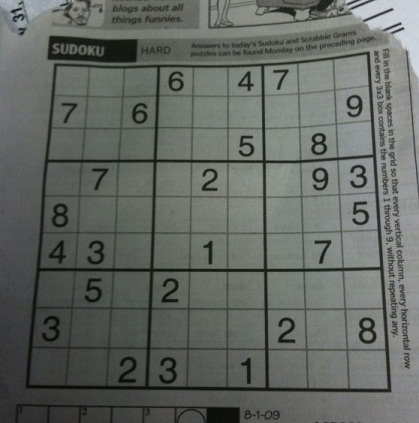
#> input picture image processing/image thresholding/sudoku.jpg, 419 x 423 px
$ jupyter execute --allow-errors code.ipynb
#> lines starting #> are read from the running program, lines starting #| are printed output that depends on the picture; after the words box and inside, x2 and y2 are one past the last pixel; in counts of white or black regions, pixels touching at a corner belong together
[cell 1]
import cv2
import numpy as np
import matplotlib.pyplot as plt

# simple thresholding

[cell 2]
img=cv2.imread("./gradient.png",0)

ret, thresh1=cv2.threshold(img,127,255,cv2.THRESH_BINARY)
ret, thresh2=cv2.threshold(img,127,255,cv2.THRESH_BINARY_INV)
ret, thresh3=cv2.threshold(img,127,255,cv2.THRESH_TRUNC)
ret, thresh4=cv2.threshold(img,127,255,cv2.THRESH_TOZERO)
ret, thresh5=cv2.threshold(img,127,255,cv2.THRESH_TOZERO_INV)


titles=["orignal image", "binary", "Binary inverse","Trunc","ToZero","ToZeroInverse"]
images=[img,thresh1,thresh2,thresh3,thresh4,thresh5]

#> (the rest of this cell did not finish here and is left out)

# adaptive thresholding

[cell 3]
img=cv2.imread("./sudoku.jpg",0)
#> img: shape (423, 419); min 5, max 218, mean 101.9
blur_img=cv2.medianBlur(img,5)
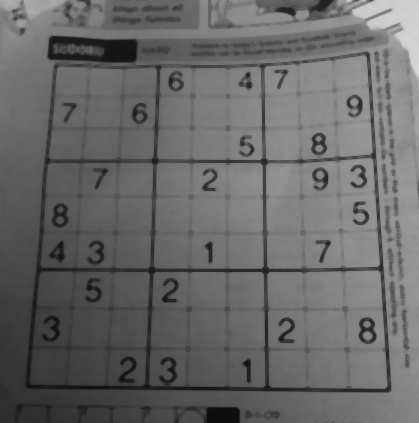
#> blur_img: shape (423, 419); min 12, max 214, mean 103.7

ret,th1=cv2.threshold(img,127,255, cv2.THRESH_BINARY)
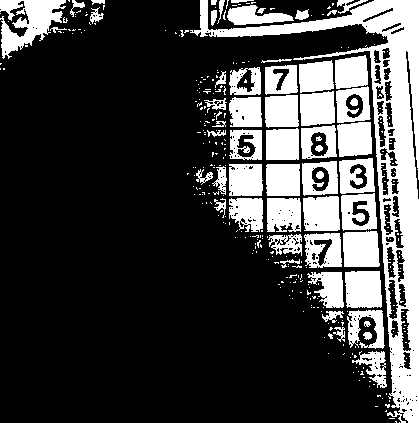
#> th1: shape (423, 419); 25.6% white; 333 white regions (274 under 20 px), largest, box (x1, y1, x2, y2) and area: (190, 0, 419, 423) 14935, (0, 0, 66, 59) 2037, (345, 271, 382, 308) 1282
th2=cv2.adaptiveThreshold(img,255,cv2.ADAPTIVE_THRESH_MEAN_C, cv2.THRESH_BINARY,11,2)
#> th2: shape (423, 419); 73% white; 2115 black regions (1905 under 20 px), largest, box (x1, y1, x2, y2) and area: (25, 51, 392, 393) 18441, (208, 0, 394, 33) 1810, (47, 36, 139, 62) 1408
th3=cv2.adaptiveThreshold(img,255,cv2.ADAPTIVE_THRESH_GAUSSIAN_C, cv2.THRESH_BINARY,11,2)
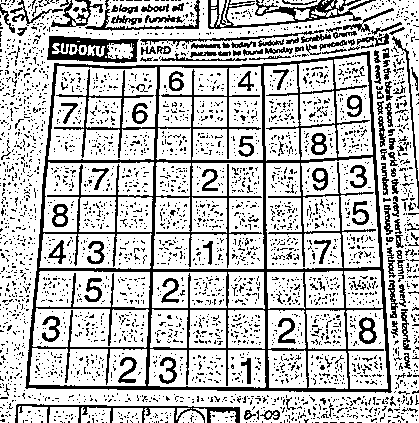
#> th3: shape (423, 419); 74.8% white; black in thin lines or dots

titles=["original image", "global thresholding","adaptive mean thresholding","adaptive Gaussian thresholding"]
images=[img, th1,th2,th3]


for x in range(4):
    plt.subplot(2,2,x+1),plt.imshow(images[x],'gray')
    plt.title(titles[x])
    plt.xticks([]),plt.yticks([])
plt.show()

# ostu's binarization

[cell 4]
img = cv2.imread('noisy.png',0)
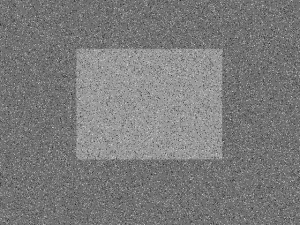
#> input picture image processing/image thresholding/noisy.png, 300 x 225 px
#> img is the input picture: shape (225, 300); min 35, max 217, mean 122.9
# global thresholding
ret1,th1 = cv2.threshold(img,127,255,cv2.THRESH_BINARY)
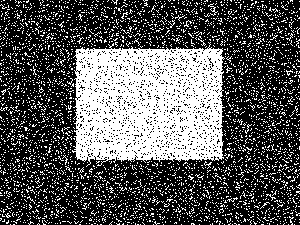
#> th1: shape (225, 300); 34.3% white; 3631 white regions (3628 under 20 px), largest, box (x1, y1, x2, y2) and area: (72, 42, 225, 167) 14628, (208, 3, 218, 16) 34, (204, 161, 212, 169) 20
# Otsu's thresholding
ret2,th2 = cv2.threshold(img,0,255,cv2.THRESH_BINARY+cv2.THRESH_OTSU)
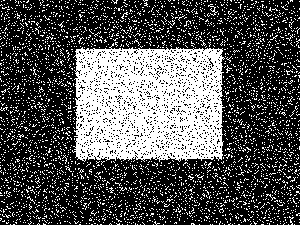
#> th2: shape (225, 300); 32.3% white; 3593 white regions (3591 under 20 px), largest, box (x1, y1, x2, y2) and area: (72, 43, 225, 162) 14204, (208, 4, 218, 16) 32
#> ret2 = 130
# Otsu's thresholding after Gaussian filtering
blur = cv2.GaussianBlur(img,(5,5),0)
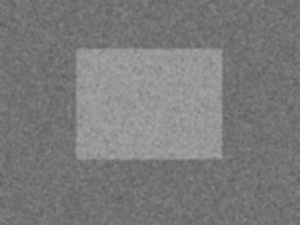
#> blur: shape (225, 300); min 92, max 168, mean 122.9
ret3,th3 = cv2.threshold(blur,0,255,cv2.THRESH_BINARY+cv2.THRESH_OTSU)
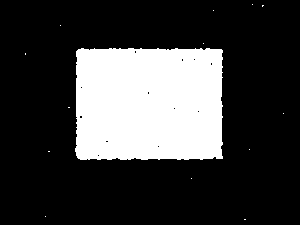
#> th3: shape (225, 300); 23.9% white; 14 white regions (13 under 20 px), largest, box (x1, y1, x2, y2) and area: (75, 48, 223, 160) 16094
#> ret3 = 132
# plot all the images and their histograms
images = [img, 0, th1,
          img, 0, th2,
          blur, 0, th3]
titles = ['Original Noisy Image','Histogram','Global Thresholding (v=127)',
          'Original Noisy Image','Histogram',"Otsu's Thresholding",
          'Gaussian filtered Image','Histogram',"Otsu's Thresholding"]
for i in range(3):
    plt.subplot(3,3,i*3+1),plt.imshow(images[i*3],'gray')
    plt.title(titles[i*3]), plt.xticks([]), plt.yticks([])
    plt.subplot(3,3,i*3+2),plt.hist(images[i*3].ravel(),256)
    plt.title(titles[i*3+1]), plt.xticks([]), plt.yticks([])
    plt.subplot(3,3,i*3+3),plt.imshow(images[i*3+2],'gray')
    plt.title(titles[i*3+2]), plt.xticks([]), plt.yticks([])
plt.show()
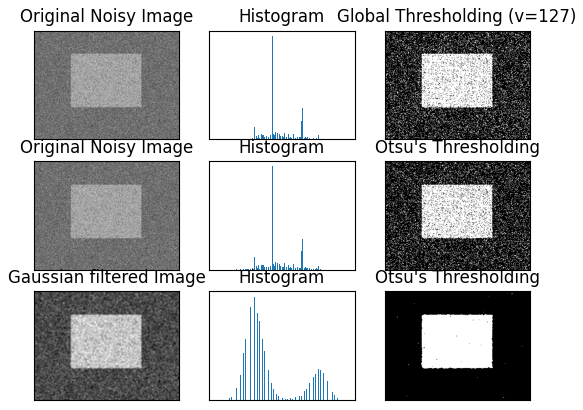
#> figure drawn by matplotlib, 9 panels

[cell 5]
plt.hist(img)
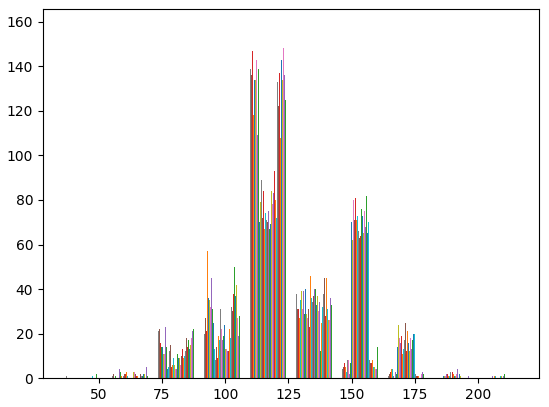
#> figure drawn by matplotlib, 1 panel; tallest bar 145 high, from x = 109.6 to 109.7; tallest bar 132 high, from x = 109.7 to 109.7; tallest bar 147 high, from x = 109.7 to 109.8
